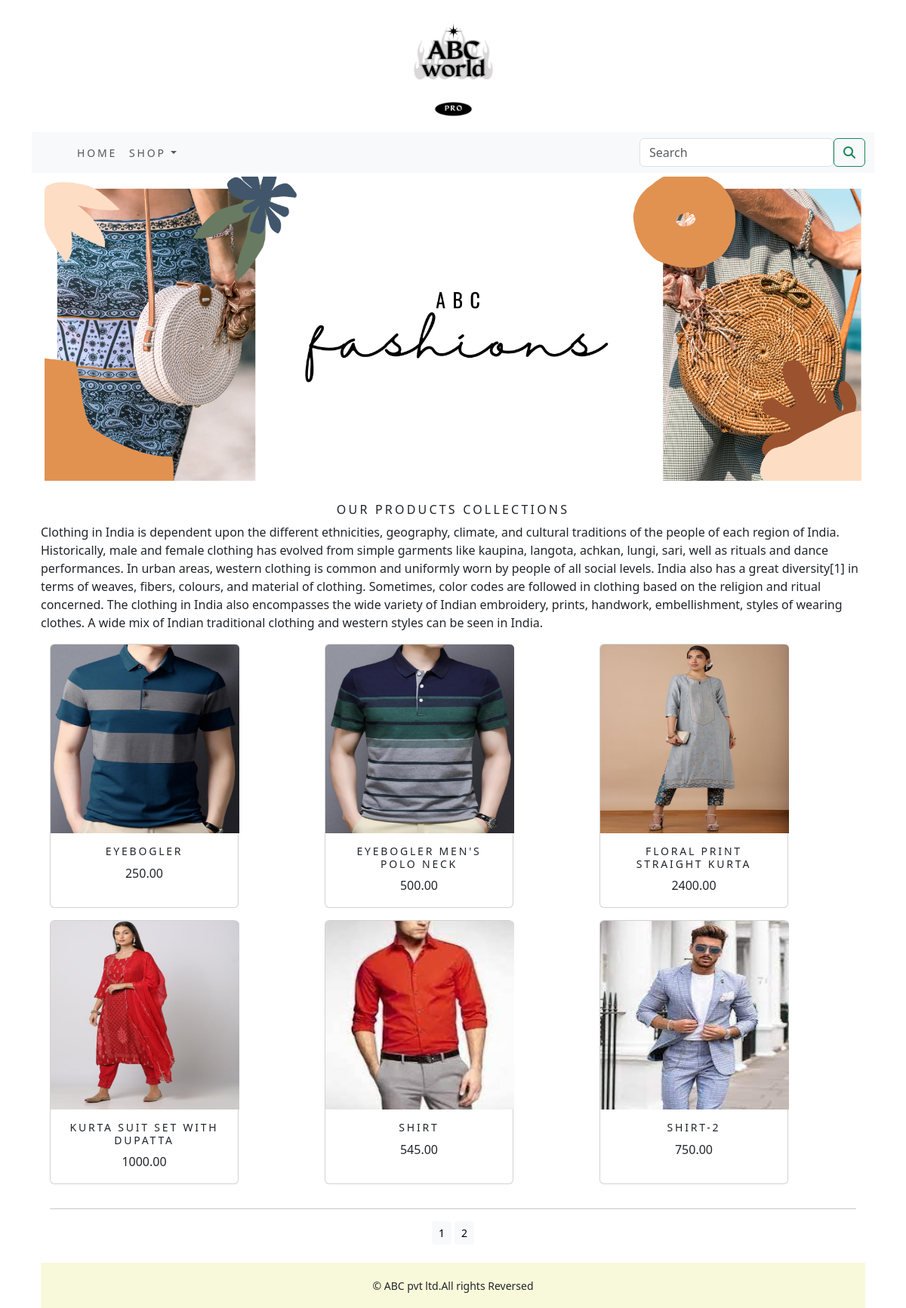
The app's page /shop/ with its own data.
### shop/models.py (models this page shows, shortened)
class Product(models.Model):
    name=models.CharField(max_length=250,unique=True)
    slug=models.SlugField(max_length=250,unique=True)
    description=models.TextField(blank=True)
    price=models.DecimalField(max_digits=10,decimal_places=2)
    category=models.ForeignKey(Category,on_delete=models.CASCADE)
    img=models.ImageField(upload_to='product',blank=True)
    stock=models.IntegerField()
    available=models.BooleanField(default=True)
    created=models.DateTimeField(auto_now_add=True)
    updated=models.DateTimeField(auto_now=True)
    def get_url(self):
        return reverse('shop:prodCatdetail',args=[self.category.slug,self.slug])
    class Meta:
        ordering = ('name',)
        verbose_name = 'product'
        verbose_name_plural = 'products'

### shop/views.py (the view)
# urls.py: path('',views.allProdCat,name='allProdCat'),
def allProdCat(request,c_slug=None):
    c_page=None
    products_list=None
    if c_slug!=None:
        c_page=get_object_or_404(Category,slug=c_slug)
        products_list=Product.objects.all().filter(category=c_page,available=True)
    else:
        products_list = Product.objects.all().filter(available=True)
    paginator=Paginator(products_list,6)
    try:
        page=int(request.GET.get('page','1'))
    except:
        page=1
    try:
        products=paginator.page(page)
    except (EmptyPage,InvalidPage):
        products=paginator.page(paginator.num_pages)
    return render(request,"category.html",{'category':c_page,'products':products})

### cart/context_processors.py (called while the page is built)
def counter(request):
    item_count=0
    if 'admin' in request.path:
        return {}
    else:
        try:
            cart=Cart.objects.filter(cart_id=_cart_id(request))
            cart_items=CartItem.objects.all().filter(cart=cart[:1])
            for cart_item in cart_items:
                item_count += cart_item.quantity
        except Cart.DoesNotExist:
            item_count=0
    return dict(item_count=item_count)

### cart/views.py (called while the page is built)
def _cart_id(request):
    cart=request.session.session_key
    if not cart:
        cart=request.session.create()
    return cart

### shop/context_processors.py (called while the page is built)
def menu_links(request):
    links=Category.objects.all()
    return dict(links=links)

### shop/models.py (called while the page is built)
    def get_url(self):
        return reverse('shop:product_by_category',args=[self.slug])

### templates/category.html (shortened to what this page needs)
{% extends 'base.html' %}
{% load  static %}
{% block content %}
<div class="container">
    <div class="mx_auto">
        {% if category %}
            <img class="my_image" src="{{category.image.url}}" alt="{{category.name}}">
    </div>
    <br>
        <div>
            <h1 class="text-center my_title">{{category.name}}</h1>
            <p class="text-justify">{{category.description}}</p>
        </div>
    {% else %}
        <div>
            <img class="my_image my_image_padding" src="{% static 'img/banner2.png' %}" alt ="our products">
        </div>
        <br>
        <div>
            <h1 class="text-center my_title">Our products collections</h1>
            <p class="text-justify">Clothing in India is dependent upon the different ethnicities, geography, climate, and cultural traditions of the people of each region of India. Historically, male and female clothing has evolved from simple garments like kaupina, langota, achkan, lungi, sari, well as rituals and dance performances. In urban areas, western clothing is common and uniformly worn by people of all social levels. India also has a great diversity[1] in terms of weaves, fibers, colours, and material of clothing. Sometimes, color codes are followed in clothing based on the religion and ritual concerned. The clothing in India also encompasses the wide variety of Indian embroidery, prints, handwork, embellishment, styles of wearing clothes. A wide mix of Indian traditional clothing and western styles can be seen in India.</p>
        </div>
        {% endif %}
    <div class="container">
        <div class="row mx_auto">
            {% for product in products.object_list %}
            <div class="my_bottom_margin col-9 col-sm-12 col-md-4 col-lg-4">
                <div class="card text-center" style="width:250px;height:350px">
                    <a href="{{product.get_url}}"><img class="card-img-top my_image" style="width:250px;height:250px" src="{{product.img.url}}"  alt="{{product.name}}"></a>
                    <div class="card-body">
                        <h4>{{product.name}}</h4>
                        <p>{{product.price}}</p>
                    </div>
                </div>
            </div>
            {% endfor %}
        </div>
        <div class="mx-auto">
            {% if products.paginator.num_pages > 1 %}
            <hr>
            <div class="text-center">
                {% for pg in products.paginator.page_range %}
                    <a href="?page={{pg}}" class="btn btn-light btn-sm {% if products.numbers == pg %} active {% endif %}">{{pg}}</a>
                {% endfor %}
            </div>
            {% endif %}
        </div>
        <br>
    </div>
{% endblock %}

### templates/base.html (shortened to what this page needs)
{% load static %}
<!DOCTYPE html>
<html lang="en">
<head>
    <link rel="stylesheet" href="{% static 'css/custom.css' %}">
    <link rel="stylesheet" href="{% static 'css/bootstrap.rtl.min.css' %}" >
</head>
<body>
<div class="container">
    {% include 'header.html' %}
    {% include 'navbar.html' %}
    {% block content %}
    {% endblock %}
</div>
{% include 'footer.html' %}
</body>
</html>

### templates/header.html
{% load static %}
<header>
  <center>
    <a href="{% url 'shop:allProdCat' %}"> <img src="{% static 'img/logo.png' %}" alt="logimage" width="175px;" height="175px;">
  </center>
</header>

### templates/navbar.html (shortened to what this page needs)
<nav class="navbar navbar-expand-lg navbar-light bg-light container">
  <div class="container-fluid">
    <div class="collapse navbar-collapse" id="navbarSupportedContent">
      <ul class="navbar-nav ms-auto mb-2 mb-lg-0">
        <li class="nav-item">
          <a class="nav-link" href="#">Home</a>
        </li>
        <li class="nav-item dropdown {% if 'shop' in request.path %} active {% endif %}">
          <a class="nav-link dropdown-toggle" href="#" id="navbarDropdown" role="button" data-bs-toggle="dropdown" aria-expanded="false">
            Shop
          </a>
        </li>
      </ul>
      <form class="d-flex" action="{% url 'search_app:SearchResult' %}" method="get">
        <input class="form-control me-2" type="search" placeholder="Search" name="q" aria-label="Search">
        <button class="btn btn-outline-success" type="submit"><i class="fa fa-search"></i></button>
      </form>
    </div>
  </div>
</nav>

### templates/footer.html
<div class="footer navbar-fixed-bottom my_footer">
    <p class="text-center">&copy; ABC pvt ltd.All rights Reversed</p>
</div>

### static/css/custom.css (style rules this page uses)
body { font-family: 'Roboto', sans-serif; }
.nav-item { letter-spacing: .2em; font-size : 14px; text-transform : uppercase; }
.my_footer { background-color:#f8f9da; height:60px; }
.my_footer p { padding-top:20px; font-size:14px; }
.my_image { width:100%; height:auto; }
.my_title { font-size:16px; text-transform:uppercase; letter-spacing:.2em; }
.my_image_padding { padding:5px }
.my_bottom_margin { margin-bottom:16px; }
.card-body h4 { font-size:14px; text-transform:uppercase; letter-spacing:.2em; }

### records on screen
Product: img (picture), name "EYEBOGLER", price "250.00"
Product: img (picture), name "EYEBOGLER MEN'S POLO NECK", price "500.00"
Product: img (picture), name "FLORAL PRINT STRAIGHT KURTA", price "2400.00"
Product: img (picture), name "KURTA SUIT SET WITH DUPATTA", price "1000.00"
Product: img (picture), name "SHIRT", price "545.00"
Product: img (picture), name "SHIRT-2", price "750.00"

### other values on screen
{{ pg }} "1" "2"
